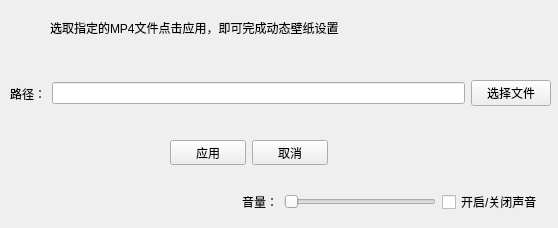
<?xml version="1.0" encoding="UTF-8"?>
<ui version="4.0">
 <class>Widget</class>
 <widget class="QWidget" name="Widget">
  <property name="geometry">
   <rect>
    <x>0</x>
    <y>0</y>
    <width>558</width>
    <height>228</height>
   </rect>
  </property>
  <property name="windowTitle">
   <string>动态壁纸</string>
  </property>
  <widget class="QLabel" name="label">
   <property name="geometry">
    <rect>
     <x>50</x>
     <y>20</y>
     <width>291</width>
     <height>16</height>
    </rect>
   </property>
   <property name="text">
    <string>选取指定的MP4文件点击应用，即可完成动态壁纸设置</string>
   </property>
  </widget>
  <widget class="QWidget" name="layoutWidget">
   <property name="geometry">
    <rect>
     <x>170</x>
     <y>140</y>
     <width>158</width>
     <height>25</height>
    </rect>
   </property>
   <layout class="QHBoxLayout" name="horizontalLayout_2">
    <item>
     <widget class="QPushButton" name="pushButton_2">
      <property name="text">
       <string>应用</string>
      </property>
     </widget>
    </item>
    <item>
     <widget class="QPushButton" name="pushButton_3">
      <property name="text">
       <string>取消</string>
      </property>
     </widget>
    </item>
   </layout>
  </widget>
  <widget class="QWidget" name="layoutWidget">
   <property name="geometry">
    <rect>
     <x>10</x>
     <y>80</y>
     <width>541</width>
     <height>27</height>
    </rect>
   </property>
   <layout class="QHBoxLayout" name="horizontalLayout_3">
    <item>
     <widget class="QLabel" name="label_2">
      <property name="text">
       <string>路径：</string>
      </property>
     </widget>
    </item>
    <item>
     <layout class="QHBoxLayout" name="horizontalLayout">
      <item>
       <widget class="QLineEdit" name="lineEdit"/>
      </item>
      <item>
       <widget class="QPushButton" name="pushButton">
        <property name="text">
         <string>选择文件</string>
        </property>
       </widget>
      </item>
     </layout>
    </item>
   </layout>
  </widget>
  <widget class="QWidget" name="">
   <property name="geometry">
    <rect>
     <x>242</x>
     <y>190</y>
     <width>301</width>
     <height>24</height>
    </rect>
   </property>
   <layout class="QHBoxLayout" name="horizontalLayout_4">
    <item>
     <widget class="QLabel" name="label_3">
      <property name="text">
       <string>音量：</string>
      </property>
     </widget>
    </item>
    <item>
     <widget class="QSlider" name="horizontalSlider">
      <property name="orientation">
       <enum>Qt::Horizontal</enum>
      </property>
     </widget>
    </item>
    <item>
     <widget class="QCheckBox" name="checkBox">
      <property name="text">
       <string>开启/关闭声音</string>
      </property>
     </widget>
    </item>
   </layout>
  </widget>
 </widget>
 <resources/>
 <connections/>
</ui>
